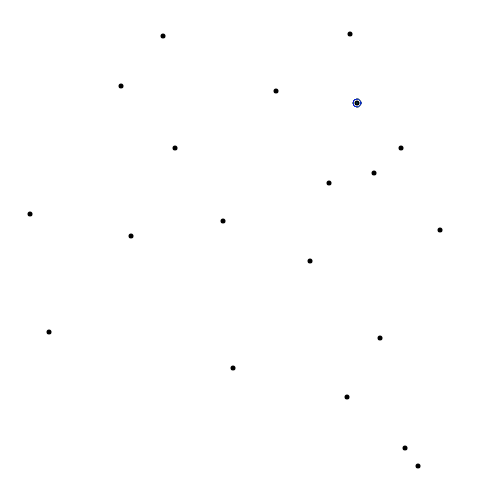
Frame 1 (no input)
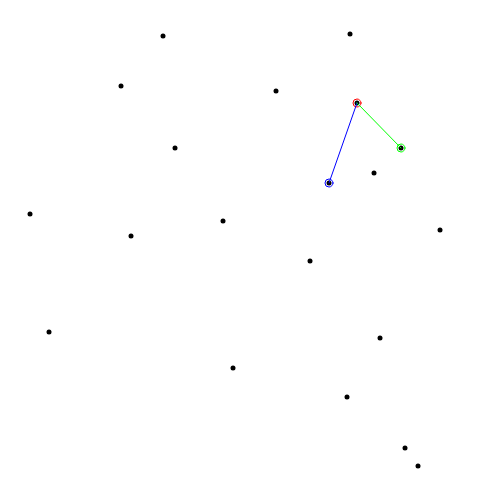
Frame 60 (no input)
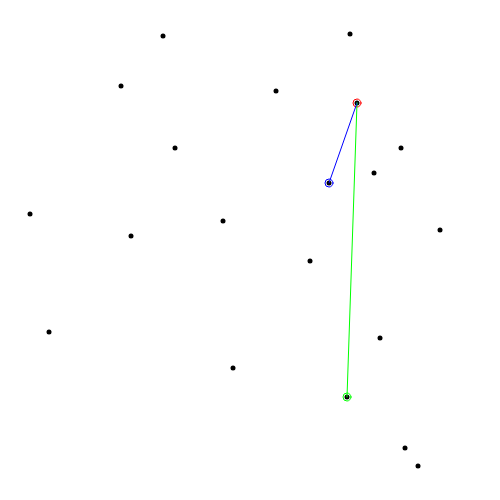
Frame 120 (the mouse pressed at the canvas centre since frame 60)

The p5.js sketch that drew these frames (run headless with seeded random() and noise() and a simulated clock; from frame 60 on, the mouse is pressed at the canvas centre):

// p5.js sketch
// ── sketch.js
const CANVAS_SIZE = 500;
let points = [];
let edges = [];
let list = [];
let pIndex = 0;
let qIndex = 0;
let rIndex = 0;
let isValid = true;

function setup() {
  createCanvas(CANVAS_SIZE, CANVAS_SIZE);

  for (let i = 0; i < 20; i++) {
    points.push(createVector(int(random(width)), int(random(height))));
  }

  frameRate(60);
}

function draw() {
  background(255);

  stroke(0);
  strokeWeight(5);
  for (let i = 0; i < points.length; i++) {
    point(points[i].x, points[i].y);
  }

  strokeWeight(2);

  const p = points[pIndex];
  const q = points[qIndex];
  const r = points[rIndex];
  if (p !== q) {
    const pq = p5.Vector.sub(q, p);
    if (r !== p || r !== q) {
      const pr = p5.Vector.sub(r, p);
      const cross = pq.cross(pr);
      if (cross.z < 0) {
        isValid = false;
      }
    }
  }

  rIndex++;
  if (rIndex == points.length) {
    if(isValid) {
      edges.push([points[pIndex], points[qIndex]]);
    }
    isValid = true;
    rIndex = 0;
    qIndex++;
    if (qIndex == points.length) {
      qIndex = 0;
      pIndex++;
      if (pIndex == points.length) {
        noLoop();
      }
    }
  }

  strokeWeight(1);
  noFill();
  stroke(255, 0, 0);
  ellipse(p.x, p.y, 8, 8);

  stroke(0, 255, 0);
  ellipse(q.x, q.y, 8, 8);
  line(p.x, p.y, q.x, q.y);

  stroke(0, 0, 255);
  ellipse(r.x, r.y, 8, 8);
  line(p.x, p.y, r.x, r.y);

  stroke(0, 255, 0);
  for(let i=0; i<edges.length; i++) {
    line(edges[i][0].x, edges[i][0].y, edges[i][1].x, edges[i][1].y);
  }
}
